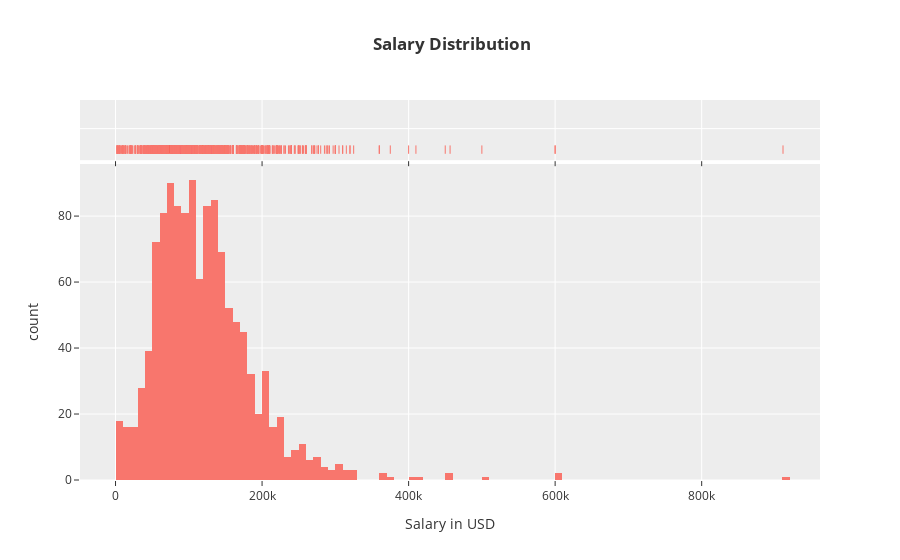

Here is the notebook cell this chart was saved with:
### Code cell
px.histogram(df,x='salary_in_usd',marginal='rug',template='ggplot2',labels={'salary_in_usd':'Salary in USD'},title='<b> Salary Distribution')

### Figure 1 — Plotly figure (JSON) as saved in the notebook; plotly's stock layout.template omitted (floating-point values rounded to 4 significant figures; data arrays with more than 128 entries replaced by an {"elided": "..."} marker saying what was removed)
{"data": [{"alignmentgroup": "True", "bingroup": "x", "hovertemplate": "Salary in USD=%{x}<br>count=%{y}<extra></extra>", "legendgroup": "", "marker": {"color": "#F8766D", "pattern": {"shape": ""}}, "name": "", "offsetgroup": "", "orientation": "v", "showlegend": false, "type": "histogram", "x": {"elided": "1247 int values"}, "xaxis": "x", "yaxis": "y"}, {"alignmentgroup": "True", "boxpoints": "all", "fillcolor": "rgba(255,255,255,0)", "hoveron": "points", "hovertemplate": "Salary in USD=%{x}<extra></extra>", "jitter": 0, "legendgroup": "", "line": {"color": "rgba(255,255,255,0)"}, "marker": {"color": "#F8766D", "symbol": "line-ns-open"}, "name": "", "offsetgroup": "", "showlegend": false, "type": "box", "x": {"elided": "1247 int values"}, "xaxis": "x2", "yaxis": "y2"}], "layout": {"barmode": "relative", "legend": {"tracegroupgap": 0}, "title": {"text": "<b> Salary Distribution"}, "xaxis": {"anchor": "y", "domain": [0, 1], "title": {"text": "Salary in USD"}}, "xaxis2": {"anchor": "y2", "domain": [0, 1], "matches": "x", "showticklabels": false}, "yaxis": {"anchor": "x", "domain": [0, 0.8316], "title": {"text": "count"}}, "yaxis2": {"anchor": "x2", "domain": [0.8416, 1], "matches": "y2", "showline": false, "showticklabels": false, "ticks": ""}}}
